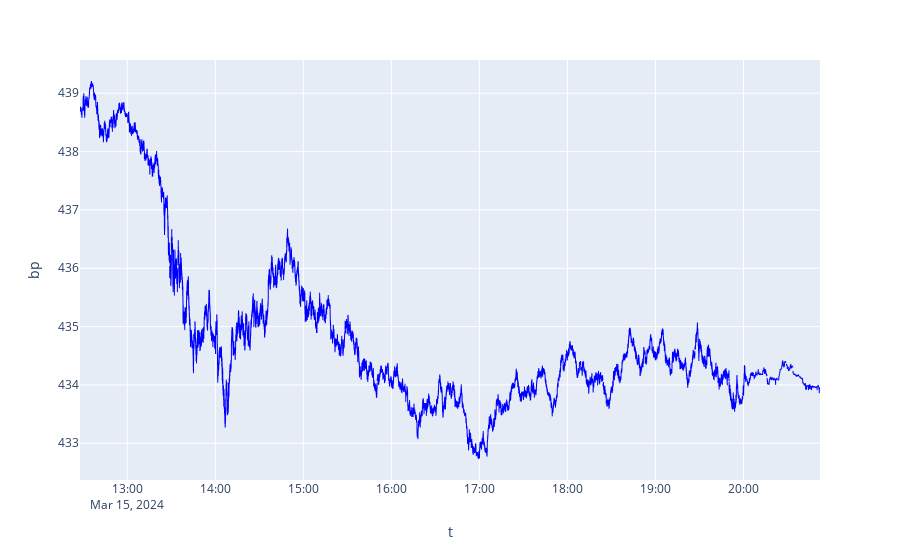

Notebook cell for this chart:
### Code cell
question = {"input": 'show me bid prices for qqq for the last 24 hours'}
\
try:
    response: KineticaSqlResponse = chain.invoke(question)
    df = response.dataframe
    if df is None:
        print('No records returned\n', response.sql)
    else:
        fig = px.line(df, x="t", y="bp")
        fig.update_traces(line_color='blue', line_width=1)
        fig.show('jupyterlab')
        
except Exception as err:
    response = chain_sql_only.invoke(question)
    print('Got an error from the SQL query:\n',response.content, err)

### Figure 1 — Plotly figure (JSON) as saved in the notebook; plotly's stock layout.template omitted (floating-point values rounded to 4 significant figures; data arrays with more than 128 entries replaced by an {"elided": "..."} marker saying what was removed)
{"data": [{"hovertemplate": "t=%{x}<br>bp=%{y}<extra></extra>", "legendgroup": "", "line": {"color": "blue", "dash": "solid", "width": 1}, "marker": {"symbol": "circle"}, "mode": "lines", "name": "", "showlegend": false, "type": "scattergl", "x": {"elided": "45879 str values"}, "xaxis": "x", "y": {"elided": "45879 float values"}, "yaxis": "y"}], "layout": {"autosize": true, "legend": {"tracegroupgap": 0}, "margin": {"t": 60}, "xaxis": {"anchor": "y", "autorange": true, "domain": [0, 1], "range": ["2024-03-15 12:27:48.58", "2024-03-15 20:52:09.04"], "title": {"text": "t"}, "type": "date"}, "yaxis": {"anchor": "x", "autorange": true, "domain": [0, 1], "range": [432.4, 439.6], "title": {"text": "bp"}, "type": "linear"}}}
